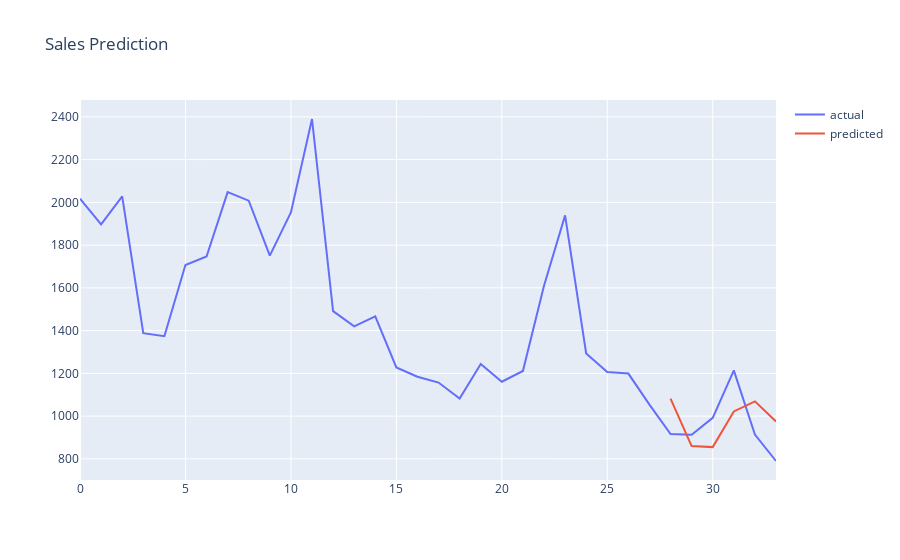

The code cell stored with this chart in its notebook:
### Code cell
#merge with actual sales dataframe
df_sales_pred = pd.merge(df_sales,df_result,on='date_block_num',how='left')
#plot actual and predicted
plot_data = [
    go.Scatter(
        x=df_sales_pred['date_block_num'],
        y=df_sales_pred['item_cnt_day'],
        name='actual'
    ),
        go.Scatter(
        x=df_sales_pred['date_block_num'],
        y=df_sales_pred['pred_value'],
        name='predicted'
    )
    
]
plot_layout = go.Layout(
        title='Sales Prediction'
    )
fig = go.Figure(data=plot_data, layout=plot_layout)
pyoff.iplot(fig)

### Figure 1 — Plotly figure (JSON) as saved in the notebook; plotly's stock layout.template omitted (floating-point values rounded to 4 significant figures)
{"data": [{"name": "actual", "type": "scatter", "x": [0, 1, 2, 3, 4, 5, 6, 7, 8, 9, 10, 11, 12, 13, 14, 15, 16, 17, 18, 19, 20, 21, 22, 23, 24, 25, 26, 27, 28, 29, 30, 31, 32, 33], "y": [2017, 1897, 2028, 1388, 1374, 1707, 1747, 2048, 2008, 1751, 1953, 2390, 1491, 1420, 1467, 1228, 1184, 1157, 1082, 1244, 1161, 1211, 1610, 1939, 1293, 1206, 1199, 1054, 916, 913, 992, 1214, 914, 790]}, {"name": "predicted", "type": "scatter", "x": [0, 1, 2, 3, 4, 5, 6, 7, 8, 9, 10, 11, 12, 13, 14, 15, 16, 17, 18, 19, 20, 21, 22, 23, 24, 25, 26, 27, 28, 29, 30, 31, 32, 33], "y": [null, null, null, null, null, null, null, null, null, null, null, null, null, null, null, null, null, null, null, null, null, null, null, null, null, null, null, null, 1082, 860, 855, 1022, 1069, 975]}], "layout": {"title": {"text": "Sales Prediction"}}}
